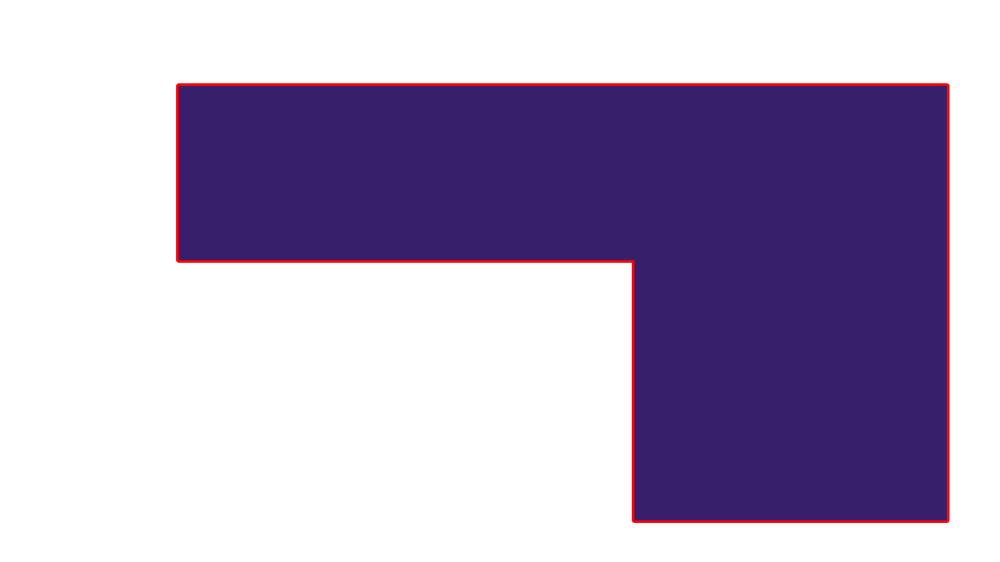
#> input picture src/assets/images/layout_new.png, 1000 x 562 px, shrunk from 1920 x 1080 before the run, found by its file name
$ python generate-layout.py 3
#> lines starting #> are read from the running program, lines starting #| are printed output that depends on the picture; after the words box and inside, x2 and y2 are one past the last pixel; in counts of white or black regions, pixels touching at a corner belong together
import cv2
import numpy as np
import os
import sys

"""
Generate a layout image with green rectangles arranged in a staggered grid pattern
within a region defined by a red outline polygon.

Usage:
    python scripts/generate-layout.py <num_rectangles>

Example:
    python scripts/generate-layout.py 45
"""

# Resolve paths
CWD = os.getcwd()
INPUT_IMAGE = os.path.join(CWD, 'src', 'assets', 'images', 'layout_new.png')
OUTPUT_IMAGE = os.path.join(CWD, 'src', 'assets', 'images', 'layout_generated.png')

# Get number of rectangles from command line
if len(sys.argv) < 2:
    print("❌ Error: Please provide the number of rectangles")
    print("Usage: python scripts/generate-layout.py <num_rectangles>")
    sys.exit(1)

try:
    NUM_RECTS = int(sys.argv[1])
    if NUM_RECTS <= 0:
        raise ValueError("Number must be positive")
except ValueError:
    print(f"❌ Error: Invalid number: {sys.argv[1]}")
    sys.exit(1)

print(f"🎯 Generating layout with {NUM_RECTS} rectangles")

# Load image
image = cv2.imread(INPUT_IMAGE)
#> image is the input picture: shape (562, 1000, 3); mean B, G, R 195.9, 166.4, 178.8
if image is None:
    raise FileNotFoundError(f"❌ Could not read: {INPUT_IMAGE}")

height, width = image.shape[:2]
#> height = 562; width = 1000
print(f"📐 Image: {width}×{height}")
#| 📐 Image: 1000×562

# ============================================
# STEP 1: Detect RED outline polygon
# ============================================
print("🔍 Detecting red outline...")

hsv = cv2.cvtColor(image, cv2.COLOR_BGR2HSV)
#> hsv: shape (562, 1000, 3); mean H, S, V 50.3, 72.6, 198.6

# Red wraps around in HSV (0-10 and 170-180)
mask1 = cv2.inRange(hsv, np.array([0, 100, 100]), np.array([10, 255, 255]))
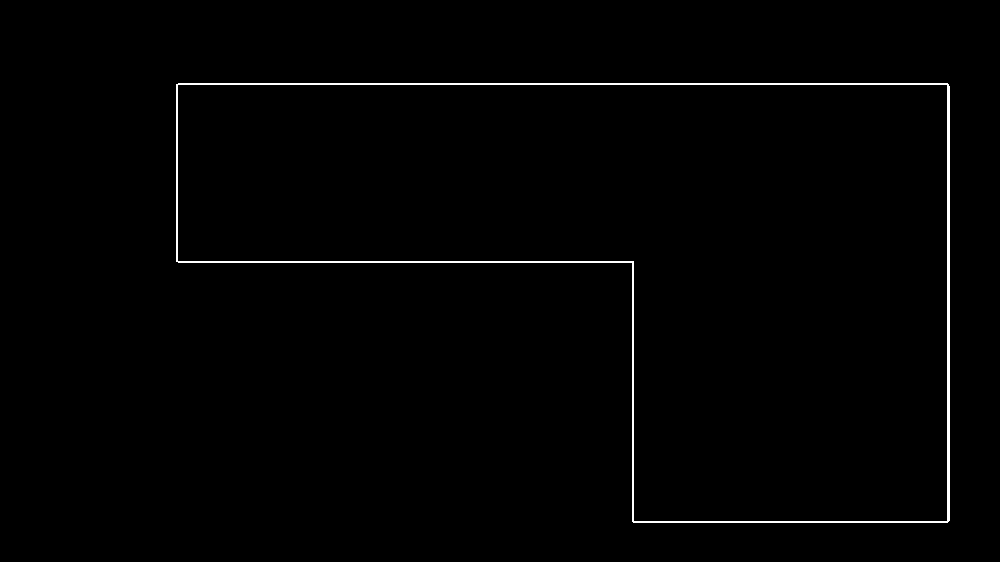
#> mask1: shape (562, 1000); 0.94% white in thin lines or dots, all inside (x1, y1, x2, y2) = (176, 83, 950, 523)
mask2 = cv2.inRange(hsv, np.array([170, 100, 100]), np.array([180, 255, 255]))
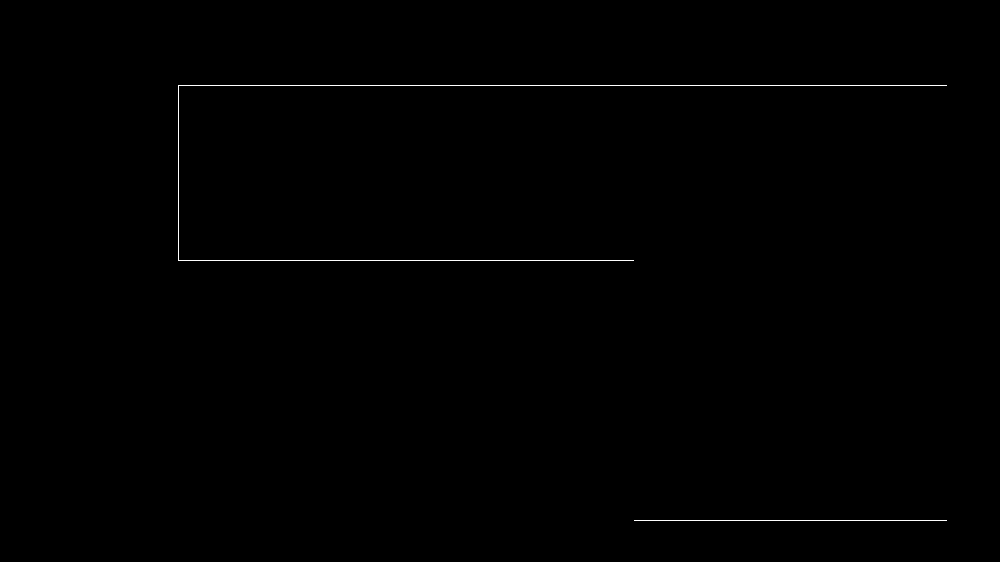
#> mask2: shape (562, 1000); 0.3% white in thin lines or dots, all inside (x1, y1, x2, y2) = (178, 85, 947, 521)
red_mask = cv2.bitwise_or(mask1, mask2)
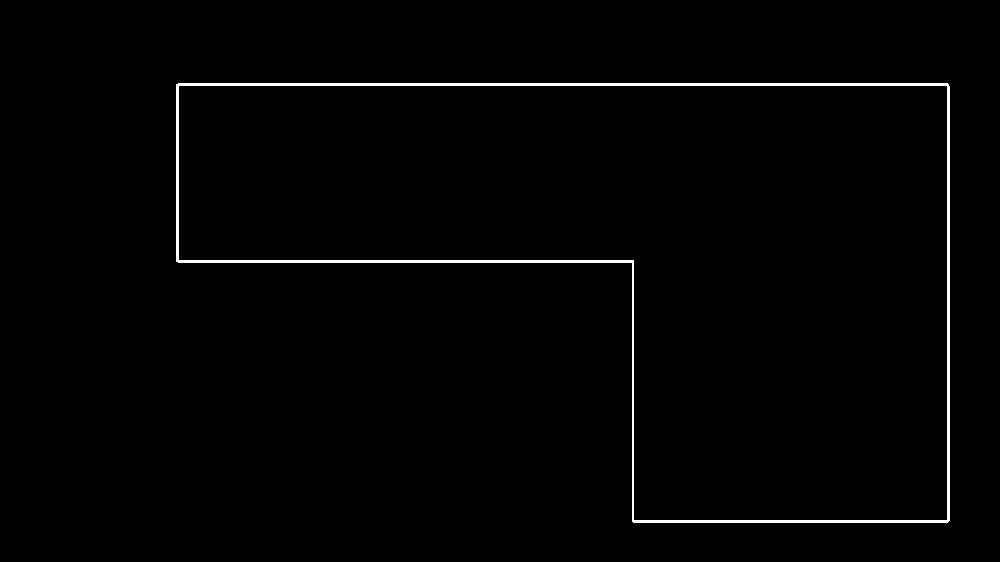
#> red_mask: shape (562, 1000); 1.2% white; 1 white region

# Save red detection
cv2.imwrite(os.path.join(CWD, 'src', 'assets', 'images', 'red_detected.png'), red_mask)

# Find the red outline contour
contours, hierarchy = cv2.findContours(red_mask, cv2.RETR_TREE, cv2.CHAIN_APPROX_SIMPLE)
#> contours = 2 contours; box (x1, y1, x2, y2) and area: (176, 83, 950, 523) 220779, (178, 85, 948, 521) 216212

if not contours:
    print("❌ No red outline found")
    sys.exit(1)

# Get the contour with the largest area (the main outline)
main_contour = max(contours, key=cv2.contourArea)
#> main_contour = contour of 16 points, box (x1, y1, x2, y2) (176, 83, 950, 523), area 220779

print(f"✅ Found outline with {len(main_contour)} points")
#| ✅ Found outline with 16 points

# ============================================
# STEP 2: Create polygon mask with padding
# ============================================
print("🔍 Creating polygon mask...")

# Create mask from the polygon
region_mask = np.zeros((height, width), dtype=np.uint8)
cv2.fillPoly(region_mask, [main_contour], 255)
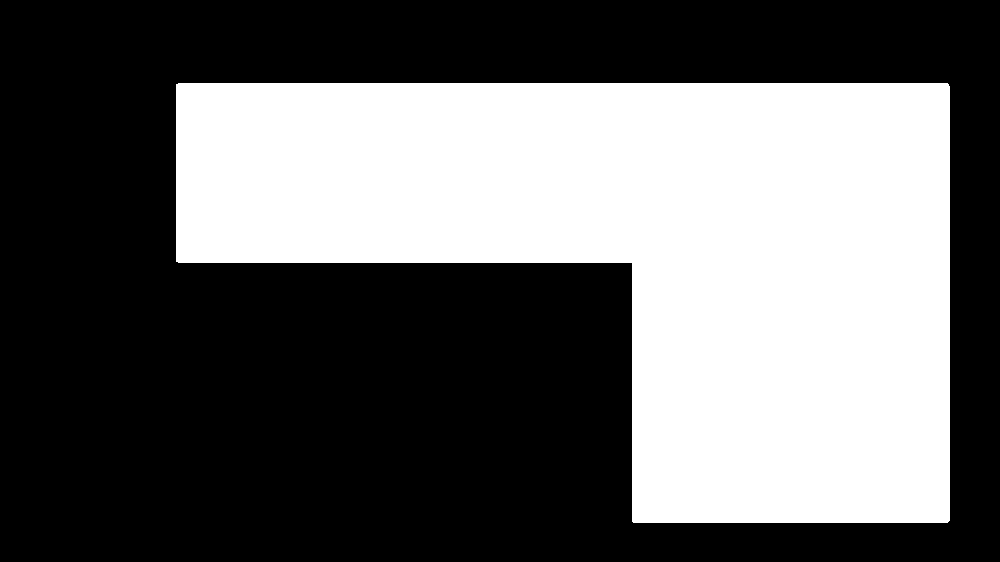
#> region_mask: shape (562, 1000); 39.5% white; 1 white region, box (x1, y1, x2, y2) and area: (176, 83, 950, 523) 221988

# Apply padding by eroding the mask (moves edges inward)
PADDING_PX = 15
kernel = np.ones((PADDING_PX * 2, PADDING_PX * 2), np.uint8)
region_mask = cv2.erode(region_mask, kernel, iterations=1)
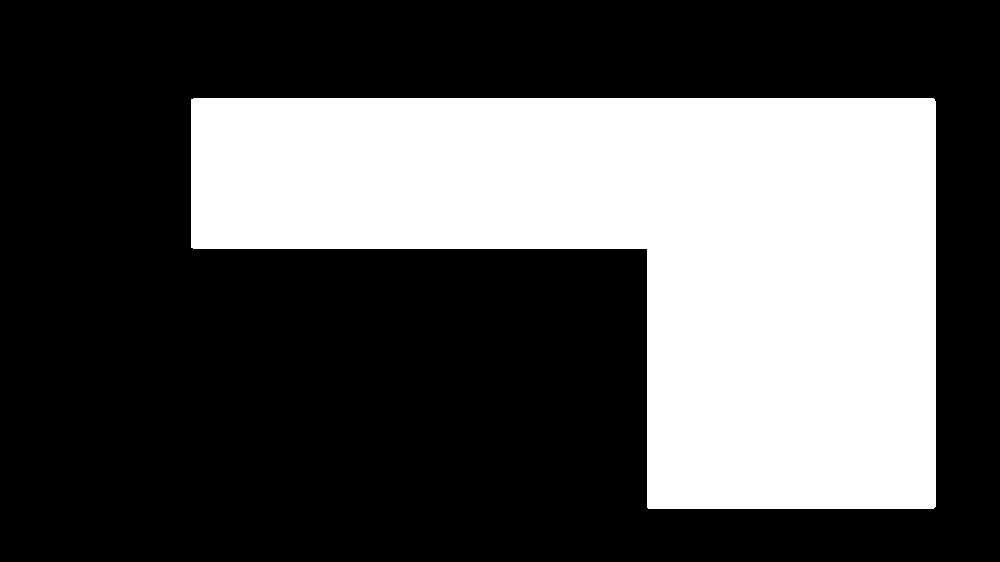
#> region_mask: shape (562, 1000); 33.4% white; 1 white region, box (x1, y1, x2, y2) and area: (191, 98, 936, 509) 187623

print(f"   Applied {PADDING_PX}px padding")

# Save mask
cv2.imwrite(os.path.join(CWD, 'src', 'assets', 'images', 'mask_raw.png'), region_mask)

# Calculate polygon area
poly_area = cv2.contourArea(main_contour)
#> poly_area = 220779
x, y, w, h = cv2.boundingRect(main_contour)
#> x = 176; y = 83; w = 774; h = 440
fill_ratio = poly_area / (w * h) * 100
#> fill_ratio = 64.83

print(f"   Polygon area: {poly_area:.0f} pixels")
#|    Polygon area: 220779 pixels
print(f"   Bounding box: {w}×{h}")
#|    Bounding box: 774×440
print(f"   Fill ratio: {fill_ratio:.1f}%")
#|    Fill ratio: 64.8%

# ============================================
# STEP 3: Calculate rectangle size
# ============================================
print("🔍 Calculating rectangle size...")

rect_aspect = 1.8  # Width:height ratio

# Calculate size based on area
usable_area = poly_area * 0.55
#> usable_area = 121428.5
rect_area = usable_area / NUM_RECTS
#> rect_area = 40476.2
rect_height = int(np.sqrt(rect_area / rect_aspect))
#> rect_height = 149
rect_width = int(rect_height * rect_aspect)
#> rect_width = 268

# Minimum size
rect_height = max(30, rect_height)
rect_width = max(54, rect_width)  # 30 * 1.8

print(f"   Starting size: {rect_width}×{rect_height}")
#|    Starting size: 268×149

# ============================================
# STEP 4: Generate grid and place rectangles
# ============================================
print("🔍 Generating positions...")

best_positions = []
best_w = rect_width
#> best_w = 268
best_h = rect_height
#> best_h = 149

# Try shrinking if needed
for attempt in range(5):
    spacing_x = int(rect_width * 1.15)
    spacing_y = int(rect_height * 1.15)

    positions = []
    row = 0
    py = y + spacing_y // 2

    while py <= y + h:
        offset_x = (spacing_x // 2) if row % 2 == 1 else 0
        px = x + spacing_x // 2 + offset_x

        while px <= x + w:
            # Check if position is inside polygon
            if 0 <= px < width and 0 <= py < height:
                if region_mask[py, px] == 255:
                    # Check rectangle fits by testing corners
                    valid = True
                    test_points = [
                        (px - rect_width//2 + 5, py - rect_height//2 + 5),  # top-left
                        (px + rect_width//2 - 5, py - rect_height//2 + 5),  # top-right
                        (px - rect_width//2 + 5, py + rect_height//2 - 5),  # bottom-left
                        (px + rect_width//2 - 5, py + rect_height//2 - 5),  # bottom-right
                    ]

                    for tx, ty in test_points:
                        if not (0 <= tx < width and 0 <= ty < height):
                            valid = False
                            break
                        if region_mask[ty, tx] != 255:
                            valid = False
                            break

                    if valid:
                        positions.append((px, py))

            px += spacing_x

        py += spacing_y
        row += 1

    print(f"   Attempt {attempt + 1}: {len(positions)} positions ({rect_width}×{rect_height})")

    if len(positions) >= NUM_RECTS:
        best_positions = positions
        best_w = rect_width
        best_h = rect_height
        break

    if len(positions) > len(best_positions):
        best_positions = positions
        best_w = rect_width
        best_h = rect_height

    # Shrink
    rect_width = int(rect_width * 0.9)
    rect_height = int(rect_height * 0.9)
#> this loop made 1 pass
#> (spacing_x, spacing_y, best_w, best_h) on pass 1: (308, 171, 268, 149)
#|    Attempt 1: 3 positions (268×149)

print(f"✅ Placing {min(NUM_RECTS, len(best_positions))} rectangles ({best_w}×{best_h})")
#| ✅ Placing 3 rectangles (268×149)

if not best_positions:
    print("❌ No valid positions found")
    sys.exit(1)

# ============================================
# STEP 5: Draw output
# ============================================
print("🔍 Drawing output...")

# Gray background
output = np.full((height, width, 3), (180, 180, 180), dtype=np.uint8)

# Draw green rectangles
green = (2, 255, 62)  # #3eff02 in BGR
count = min(NUM_RECTS, len(best_positions))
#> count = 3

for i in range(count):
    px, py = best_positions[i]
    # Calculate top-left corner from center point
    x1 = px - best_w // 2
    y1 = py - best_h // 2
    x2 = px + best_w // 2
    y2 = py + best_h // 2
    cv2.rectangle(output, (x1, y1), (x2, y2), green, -1)
#> this loop made 3 passes
#> (px, py, x1, y1, x2, y2) on passes 1 to 3: (330, 168, 196, 94, 464, 242), (638, 168, 504, 94, 772, 242), (792, 339, 658, 265, 926, 413)
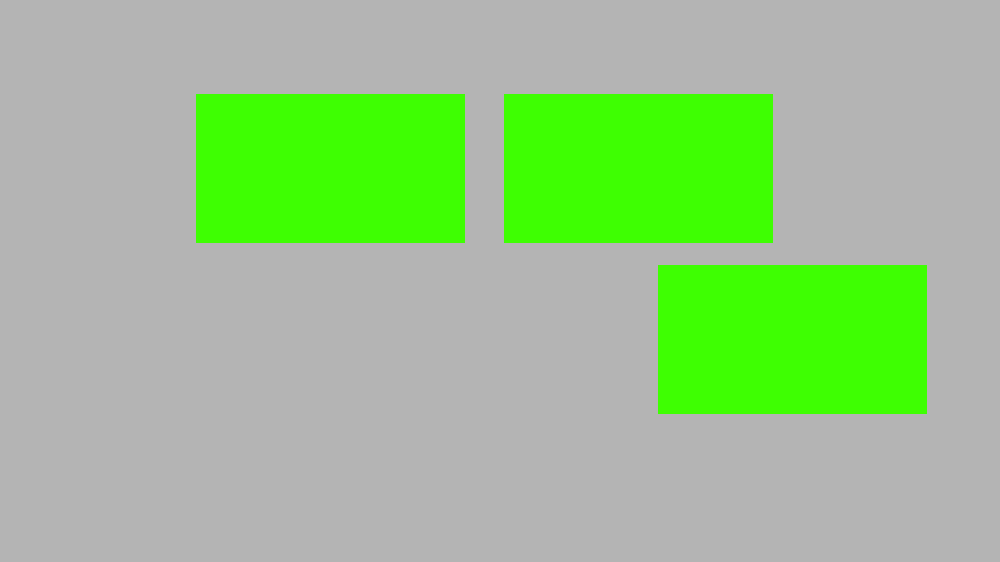
#> output: shape (562, 1000, 3); mean of channels 0, 1, 2 141.9, 196, 154.8; drawn as B, G, R

# Save
cv2.imwrite(OUTPUT_IMAGE, output)
print(f"💾 Saved: {OUTPUT_IMAGE}")

# Debug overlay
debug = image.copy()
for i in range(count):
    px, py = best_positions[i]
    cv2.circle(debug, (px, py), 5, (0, 255, 0), -1)
#> this loop made 3 passes
#> (px, py) on passes 1 to 3: (330, 168), (638, 168), (792, 339)
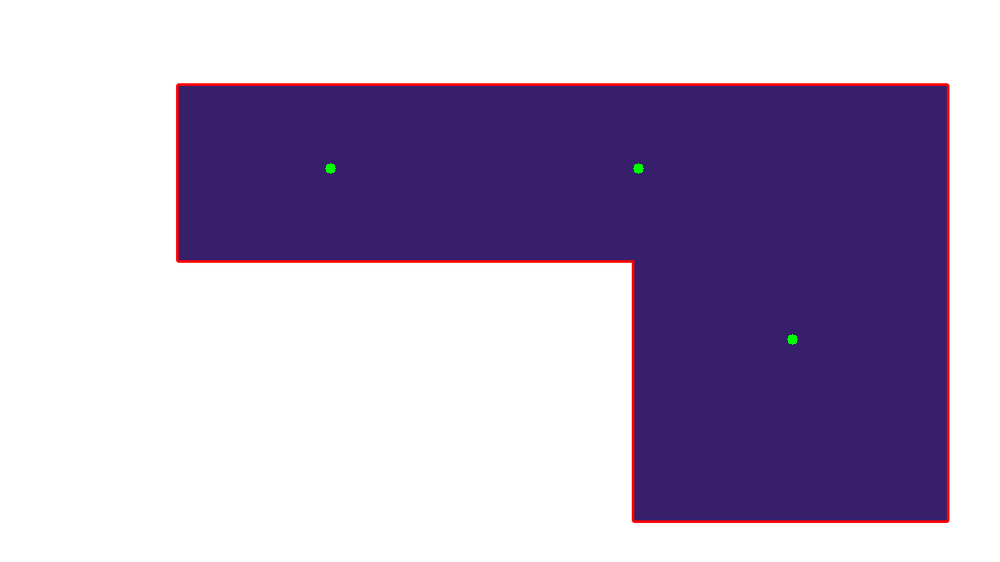
#> debug: shape (562, 1000, 3); 0.04% of pixels changed, all inside (x1, y1, x2, y2) = (325, 163, 798, 345)
cv2.imwrite(os.path.join(CWD, 'src', 'assets', 'images', 'layout_debug.png'), debug)

if count < NUM_RECTS:
    print(f"⚠️  Only placed {count}/{NUM_RECTS}")
